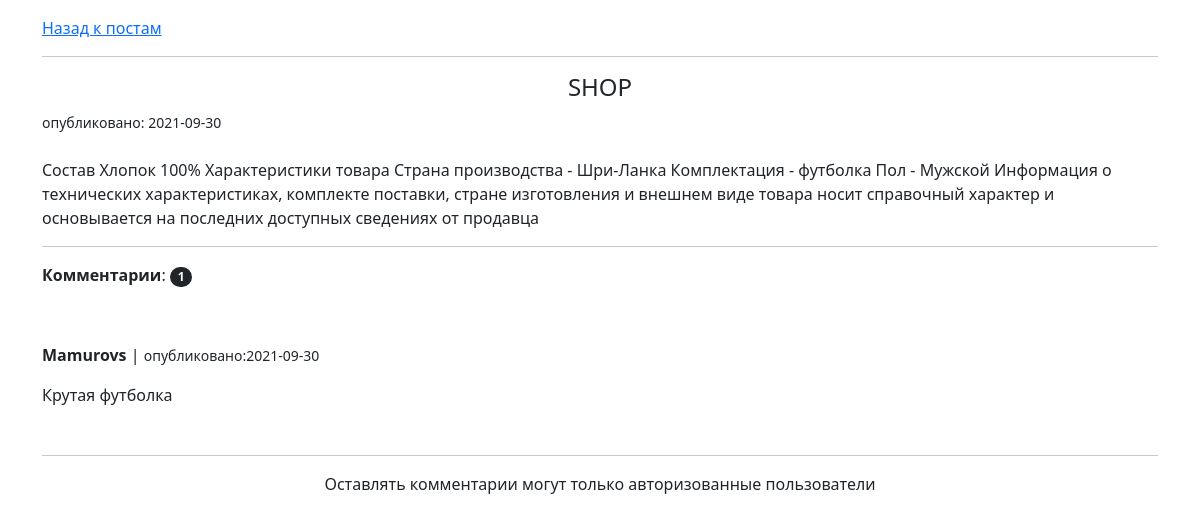
The app's page /posts/1/ with its own data.
### posts/models.py (models this page shows, shortened)
class Post(models.Model):
    author = models.ForeignKey(User, on_delete=models.CASCADE, verbose_name='Автор')
    title = models.CharField(max_length=255, verbose_name='Заголовок')
    slug = models.SlugField()
    content = models.TextField(verbose_name='Содержимое поста')
    created_at = models.DateTimeField(editable=False)
    updated_at = models.DateTimeField()
    comments = GenericRelation('comments.Comment')

### comments/models.py (models this page shows, shortened)
class Comment(models.Model):
    author = models.ForeignKey(User, verbose_name='Автор комментария', on_delete=models.CASCADE)
    content_type = models.ForeignKey(ContentType, on_delete=models.CASCADE)
    object_id = models.PositiveIntegerField()
    content_object = GenericForeignKey('content_type', 'object_id')
    text = models.TextField(verbose_name='Текст комментария')
    created_at = models.DateTimeField(editable=False)

### posts/views.py (the view)
# urls.py: path('posts/<str:post_slug>/', PostDetailView.as_view(), name='post')
class PostDetailView(DetailView):
    model = Post
    template_name = 'post_detail.html'
    context_object_name = 'post'
    slug_url_kwarg = 'post_slug'
    def get_context_data(self, **kwargs):
        context = super().get_context_data(**kwargs)
        context['form'] = CommentForm(self.request.POST or None)
        return context

### posts/templates/post_detail.html
{% extends 'posts.html' %}
{% load crispy_forms_tags %}
{% block content %}
<nav aria-label="breadcrumb">
  <ol class="breadcrumb">
      <li class="breadcrumb-item active" aria-current="page"><a href="{% url 'posts' %}">Назад к постам</a></li>
  </ol>
</nav>
    <hr>
    <h4 class="text-center">{{ post.title }}</h4>
    <small>опубликовано: {{ post.created_at|date:"Y-m-d" }}</small>
    <br><br>
    <p>{{ post.content|safe }}</p>
    <hr>
    <p><strong>Комментарии</strong>: <span class="badge rounded-pill bg-dark">{{ post.comments.count }}</span></p>
    <br>
    <div class="row">
        {% for comment in post.comments.all %}
            <div class="col-md-12 mt-3 mb-3">
                <p><strong>{{ comment.author.username }}</strong> | <small>опубликовано:{{ comment.created_at|date:"Y-m-d" }}</small></p>
                <p>{{ comment.text }}</p>
            </div>
        {% endfor %}
    </div>
    <hr>
    {% if request.user.is_authenticated %}
    <form action="{% url 'comments:comment-create' content_type='post' object_id=post.id %}" method="POST">
        {% csrf_token %}
        {{ form|crispy }}
        <br>
    <input class="btn btn-primary" type="submit" value="Отправить">
    </form>
    {% else %}
        <p class="text-center">Оставлять комментарии могут только авторизованные пользователи</p>
    {% endif %}
{% endblock content %}

### posts/templates/posts.html (shortened to what this page needs)
<!DOCTYPE html>
<html lang="en">
<head>
    <link href="https://cdn.jsdelivr.net/npm/bootstrap@5.0.0-beta3/dist/css/bootstrap.min.css" rel="stylesheet">
</head>
<body>
<div class="container mt-3">
{% block content %}{% endblock content %}
</div>
</body>
</html>

### records on screen
Post: title "SHOP", created_at "2021-09-30", content "Состав Хлопок 100% Характеристики товара Страна производства - Шри-Ланка Комплектация - футболка Пол - Мужской Информация о технических характеристиках, комплекте поставки, стране изготовления и внешнем виде товара носит справочный характер и основывается на последних доступных сведениях от продавца"
Comment: author.username "Mamurovs", created_at "2021-09-30", text "Крутая футболка"

### other values on screen
{{ post.comments.count }} "1"
